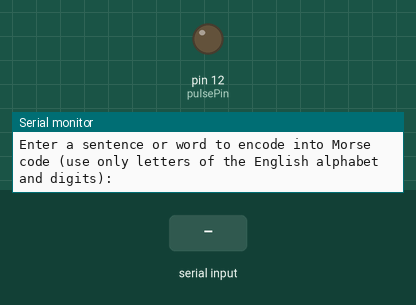
Simulated run of this sketch. Board: Arduino Uno, built with avr-gcc and run on an emulated ATmega328P. Shown: output pins drawn as LEDs (lit = HIGH), the last lines printed to the serial monitor. Dashed ring = blinking. The test bench sets the inputs (shaded band).

Above: at 1.2 s.
1.3 s: "1" received over Serial
At 2.47 s:
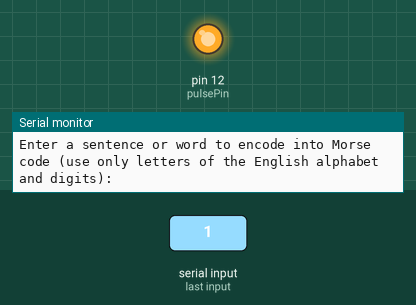
4.3 s: "0" received over Serial
At 5.37 s:
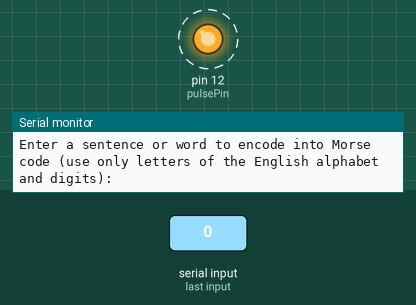
7.3 s: "2" received over Serial
At 10.0 s:
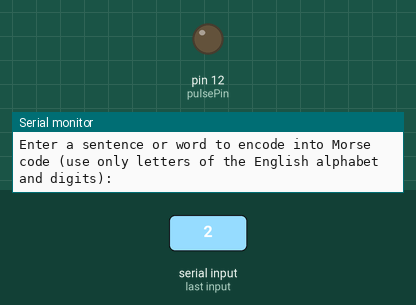
Timing chart, 0 to 11.5 s (numbered marks = the images above; inputs shaded):
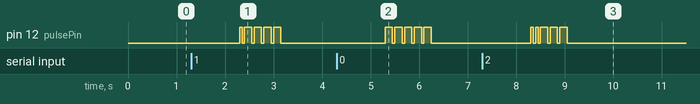

Measured:
- after the input at 1.3 s, pin 12 (pulsePin): LOW → HIGH after 1.0 s, then repeats every 0.20 s: LOW 0.05 s, HIGH 0.15 s, until it stays LOW from 3.2 s
- after the input at 4.3 s, pin 12 (pulsePin): alternates HIGH for 0.15 s and LOW for 0.05 s, 10 changes in all, then stays LOW, starting after 1.0 s
- after the input at 7.3 s, pin 12 (pulsePin): goes HIGH 0.05 s, LOW 0.05 s, HIGH 0.05 s, 3 × (LOW 0.05 s, HIGH 0.15 s), then LOW, starting after 1.0 s

The sketch:

morse-code-encoder.ino
```cpp
/*Dot - 1 unit
  Dash - 3 units
  Time between dot/dash - 1 unit
  Time between letters - 3 units
  Time between words - 7 units*/

struct Map {
    const char letter;
    const String config;
};

//  map for all letters in morse code - 1 means dash, 0 means dot
const Map morseDict[] = {
    {'A', "01"},
    {'B', "1000"},
    {'C', "1010"},
    {'D', "100"},
    {'E', "0"},
    {'F', "0010"},
    {'G', "100"},
    {'H', "0000"},
    {'I', "00"},
    {'J', "0111"},
    {'K', "101"},
    {'L', "0100"},
    {'M', "11"},
    {'N', "10"},
    {'O', "111"},
    {'P', "0110"},
    {'Q', "1101"},
    {'R', "010"},
    {'S', "000"},
    {'T', "1"},
    {'U', "001"},
    {'V', "0001"},
    {'W', "011"},
    {'X', "1001"},
    {'Y', "1011"},
    {'Z', "1100"},
    {'1', "01111"},
    {'2', "00111"},
    {'3', "00011"},
    {'4', "00001"},
    {'5', "00000"},
    {'6', "10000"},
    {'7', "11000"},
    {'8', "11100"},
    {'9', "11110"},
    {'0', "11111"},
    {' ', " "}
};

String sentence;

const int unitTime = 50;
bool letterFound = true, spacePlayed;   // letterFound set to true to let the first string input play normally
const int pulsePin = 12;

// A function for converting the given String into all uppercase
String toUpperCase(const String &inputText){
    String outputText = inputText;
    for(char &letter : outputText){
        if(letter >= 'a' && letter <= 'z')
            letter = letter - 'a' + 'A'; // This line operates on ASCII table numbers ensuring the correct outcome
    }
    return outputText;
}

// A function playing a sound with adjustable sound length
void playSound(const int delayTime){
    digitalWrite(pulsePin, HIGH);
    delay(delayTime);
    digitalWrite(pulsePin, LOW);
}

void setup(){
    Serial.begin(115200);
    pinMode(pulsePin, OUTPUT);
}

void loop(){

    //  The below if statement prevents printing the line if an error ocurred

    if(letterFound){
        Serial.println("Enter a sentence or word to encode into Morse code (use only letters of the English alphabet and digits): ");
        while(Serial.available() == 0){}

        sentence = Serial.readString();
        sentence = toUpperCase(sentence);
    }

    // The below for loop is checking if the letters used in the sentence exist in the morseDict

    for(int i = 0; i < sentence.length(); i++){

        for(int j = 0; j < (sizeof(morseDict) / sizeof(morseDict[0])); j++){
            if(sentence[i] != morseDict[j].letter){
                letterFound = false;
            }else{
                letterFound = true;
                break;
            }
        }

        if(!letterFound){
            Serial.println("Use only digits and letter of the English alphabet! Enter your word or sentence: ");
            while(Serial.available() == 0){}
            sentence = Serial.readString();
            sentence = toUpperCase(sentence);
            return 0;
        }
    }

    //  The main course - taking every letter, converting it to morseDict.config and playing the configuration

    for(int i = 0; i < sentence.length(); i++){
        for(int j = 0; j < (sizeof(morseDict) / sizeof(morseDict[0])); j++){
            if(sentence[i] == morseDict[j].letter){
                for(int k = 0; k < morseDict[j].config.length(); k++){
                    spacePlayed = false;
                    switch (morseDict[j].config[k]){
                    case '1':
                        playSound(unitTime*3);  // Dash sound
                        break;
                    case '0':
                        playSound(unitTime);    // Dot sound
                        break;
                    case ' ':
                        delay(unitTime*7);  // Time between words
                        spacePlayed = true;
                        break;
                    }
                    if(!spacePlayed)
                        delay(unitTime);    // Time between dot/dash, not played after space
                }
                if(!spacePlayed)
                    delay(unitTime*3);  // Time between letters, not played after space
            }
        }
    }
}
```
